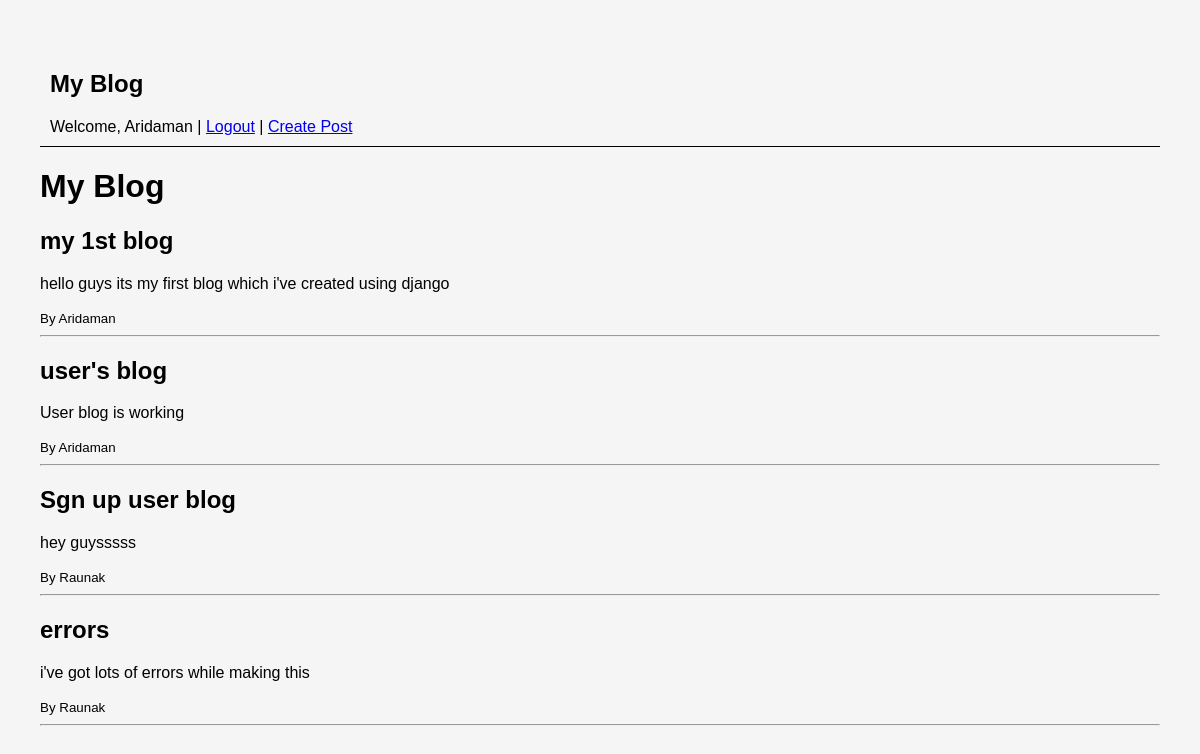
The app's page / (signed in) with its own data.
### blog/models.py (models this page shows, shortened)
class Post(models.Model):
    title = models.CharField(max_length=200)
    content = models.TextField()
    author = models.ForeignKey(User,on_delete=models.CASCADE)

### blog/views.py (the view)
# urls.py: path('', views.home, name='home'),
def home(request):
    posts = Post.objects.all()
    return render(request, 'blog/home.html', {'posts': posts})

### blog/templates/blog/home.html (shortened to what this page needs)
{% extends 'blog/base.html' %}
{% block content %}
<h1>My Blog</h1>
{% for post in posts %}
    <h2>{{ post.title }}</h2>
    <p>{{ post.content }}</p>
    <small>By {{ post.author.username }}</small>
    <hr>
{% endfor %}
{% endblock %}

### blog/templates/blog/base.html (shortened to what this page needs)
<!DOCTYPE html>
<html>
<head>
</head>
<body>
<div style="border-bottom:1px solid black; padding:10px;">
    <h2>My Blog</h2>
    {% if user.is_authenticated %}
        Welcome, {{ user.username }} |
        <a href="/logout/">Logout</a> |
        <a href="/create/">Create Post</a>
    {% else %}
        <a href="/login/">Login</a> |
        <a href="/signup/">Signup</a>
    {% endif %}
</div>
{% block content %}
{% endblock %}
</body>
</html>

### blog/templates/blog/base.html (style rules this page uses)
body { font-family: Arial; margin: 40px; background: #f5f5f5; }

### records on screen
Post: title "my 1st blog", content "hello guys its my first blog which i've created using django", author.username "Aridaman"
Post: title "user's blog", content "User blog is working", author.username "Aridaman"
Post: title "Sgn up user blog", content "hey guysssss", author.username "Raunak"
Post: title "errors", content "i've got lots of errors while making this", author.username "Raunak"

### other values on screen
{{ user.username }} "Aridaman"
